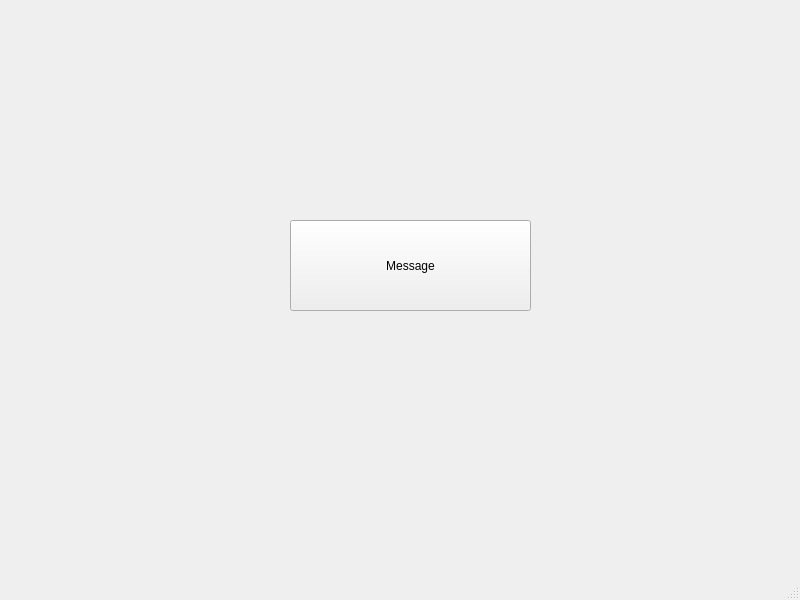
<?xml version="1.0" encoding="UTF-8"?>
<ui version="4.0">
 <class>MainWindow</class>
 <widget class="QMainWindow" name="MainWindow">
  <property name="geometry">
   <rect>
    <x>0</x>
    <y>0</y>
    <width>800</width>
    <height>600</height>
   </rect>
  </property>
  <property name="windowTitle">
   <string>MainWindow</string>
  </property>
  <widget class="QWidget" name="centralwidget">
   <widget class="QPushButton" name="pushButton_message">
    <property name="geometry">
     <rect>
      <x>290</x>
      <y>220</y>
      <width>241</width>
      <height>91</height>
     </rect>
    </property>
    <property name="text">
     <string>Message</string>
    </property>
   </widget>
  </widget>
  <widget class="QMenuBar" name="menubar">
   <property name="geometry">
    <rect>
     <x>0</x>
     <y>0</y>
     <width>800</width>
     <height>26</height>
    </rect>
   </property>
  </widget>
  <widget class="QStatusBar" name="statusbar"/>
 </widget>
 <resources/>
 <connections/>
</ui>
